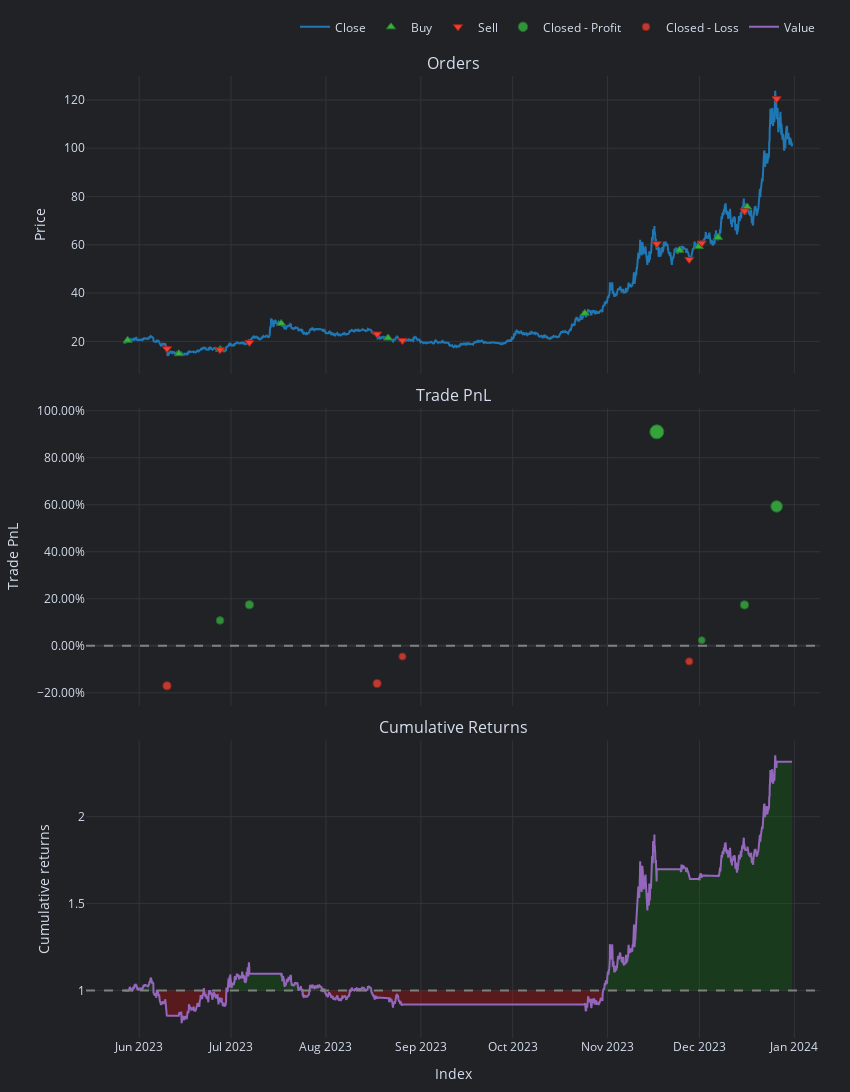

This figure's notebook cell:
### Code cell
pf.plot(settings=dict(bm_returns=False)).show()

### Figure 1 — Plotly figure (JSON) as saved in the notebook; plotly's stock layout.template omitted (floating-point values rounded to 4 significant figures; data arrays with more than 128 entries replaced by an {"elided": "..."} marker saying what was removed)
{"data": [{"legendgroup": "0", "line": {"color": "#1f77b4"}, "mode": "lines", "name": "Close", "showlegend": true, "type": "scatter", "uid": "e4e54278-65a6-4948-bac6-e588c035ed51", "x": {"elided": "5242 str values"}, "xaxis": "x", "y": {"elided": "5242 float values"}, "yaxis": "y"}, {"customdata": [["0", "2023-05-28 06:00:00+00:00", "2023-05-28 06:00:00+00:00", "2023-05-28 06:00:00+00:00", 4.886, 20.47, 0, "Market", "None"], ["2", "2023-06-13 23:00:00+00:00", "2023-06-13 23:00:00+00:00", "2023-06-13 23:00:00+00:00", 6.705, 14.91, 0, "Market", "None"], ["4", "2023-06-27 11:00:00+00:00", "2023-06-27 11:00:00+00:00", "2023-06-27 11:00:00+00:00", 5.995, 16.68, 0, "Market", "None"], ["6", "2023-07-17 09:00:00+00:00", "2023-07-17 09:00:00+00:00", "2023-07-17 09:00:00+00:00", 3.645, 27.43, 0, "Market", "None"], ["8", "2023-08-21 07:00:00+00:00", "2023-08-21 07:00:00+00:00", "2023-08-21 07:00:00+00:00", 4.676, 21.38, 0, "Market", "None"], ["10", "2023-10-24 14:00:00+00:00", "2023-10-24 14:00:00+00:00", "2023-10-24 14:00:00+00:00", 3.161, 31.63, 0, "Market", "None"], ["12", "2023-11-24 11:00:00+00:00", "2023-11-24 11:00:00+00:00", "2023-11-24 11:00:00+00:00", 1.73, 57.8, 0, "Market", "None"], ["14", "2023-11-30 19:00:00+00:00", "2023-11-30 19:00:00+00:00", "2023-11-30 19:00:00+00:00", 1.686, 59.31, 0, "Market", "None"], ["16", "2023-12-07 01:00:00+00:00", "2023-12-07 01:00:00+00:00", "2023-12-07 01:00:00+00:00", 1.585, 63.1, 0, "Market", "None"], ["18", "2023-12-16 14:00:00+00:00", "2023-12-16 14:00:00+00:00", "2023-12-16 14:00:00+00:00", 1.322, 75.67, 0, "Market", "None"]], "hovertemplate": "<br>Order Id: %{customdata[0]}\n<br>Signal Index: %{customdata[1]}\n<br>Creation Index: %{customdata[2]}\n<br>Fill Index: %{customdata[3]}\n<br>Size: %{customdata[4]:,}\n<br>Price: %{customdata[5]:,}\n<br>Fees: %{customdata[6]:,}\n<br>Type: %{customdata[7]}\n<br>Stop Type: %{customdata[8]}", "marker": {"color": "#37B13F", "line": {"color": "rgb(38,123,44)", "width": 1}, "size": 8, "symbol": "triangle-up"}, "mode": "markers", "name": "Buy", "type": "scatter", "uid": "d598b219-dd63-47fa-8c95-bbbe32578f9e", "x": ["2023-05-28T06:00:00+00:00", "2023-06-13T23:00:00+00:00", "2023-06-27T11:00:00+00:00", "2023-07-17T09:00:00+00:00", "2023-08-21T07:00:00+00:00", "2023-10-24T14:00:00+00:00", "2023-11-24T11:00:00+00:00", "2023-11-30T19:00:00+00:00", "2023-12-07T01:00:00+00:00", "2023-12-16T14:00:00+00:00"], "xaxis": "x", "y": [20.47, 14.91, 16.68, 27.43, 21.38, 31.63, 57.8, 59.31, 63.1, 75.67], "yaxis": "y"}, {"customdata": [["1", "2023-06-10 02:00:00+00:00", "2023-06-10 02:00:00+00:00", "2023-06-10 02:00:00+00:00", 4.886, 16.98, 0, "Market", "None"], ["3", "2023-06-27 10:00:00+00:00", "2023-06-27 10:00:00+00:00", "2023-06-27 10:00:00+00:00", 6.705, 16.52, 0, "Market", "None"], ["5", "2023-07-07 00:00:00+00:00", "2023-07-07 00:00:00+00:00", "2023-07-07 00:00:00+00:00", 5.995, 19.59, 0, "Market", "None"], ["7", "2023-08-17 17:00:00+00:00", "2023-08-17 17:00:00+00:00", "2023-08-17 17:00:00+00:00", 3.645, 23.03, 0, "Market", "None"], ["9", "2023-08-26 00:00:00+00:00", "2023-08-26 00:00:00+00:00", "2023-08-26 00:00:00+00:00", 4.676, 20.41, 0, "Market", "None"], ["11", "2023-11-17 02:00:00+00:00", "2023-11-17 02:00:00+00:00", "2023-11-17 02:00:00+00:00", 3.161, 60.42, 0, "Market", "None"], ["13", "2023-11-27 16:00:00+00:00", "2023-11-27 16:00:00+00:00", "2023-11-27 16:00:00+00:00", 1.73, 53.96, 0, "Market", "None"], ["15", "2023-12-01 18:00:00+00:00", "2023-12-01 18:00:00+00:00", "2023-12-01 18:00:00+00:00", 1.686, 60.74, 0, "Market", "None"], ["17", "2023-12-15 17:00:00+00:00", "2023-12-15 17:00:00+00:00", "2023-12-15 17:00:00+00:00", 1.585, 74.06, 0, "Market", "None"], ["19", "2023-12-26 05:00:00+00:00", "2023-12-26 05:00:00+00:00", "2023-12-26 05:00:00+00:00", 1.322, 120.5, 0, "Market", "None"]], "hovertemplate": "<br>Order Id: %{customdata[0]}\n<br>Signal Index: %{customdata[1]}\n<br>Creation Index: %{customdata[2]}\n<br>Fill Index: %{customdata[3]}\n<br>Size: %{customdata[4]:,}\n<br>Price: %{customdata[5]:,}\n<br>Fees: %{customdata[6]:,}\n<br>Type: %{customdata[7]}\n<br>Stop Type: %{customdata[8]}", "marker": {"color": "#EA4335", "line": {"color": "rgb(181,31,18)", "width": 1}, "size": 8, "symbol": "triangle-down"}, "mode": "markers", "name": "Sell", "type": "scatter", "uid": "420e6d7b-1cc5-401c-933b-abc6c096ecb0", "x": ["2023-06-10T02:00:00+00:00", "2023-06-27T10:00:00+00:00", "2023-07-07T00:00:00+00:00", "2023-08-17T17:00:00+00:00", "2023-08-26T00:00:00+00:00", "2023-11-17T02:00:00+00:00", "2023-11-27T16:00:00+00:00", "2023-12-01T18:00:00+00:00", "2023-12-15T17:00:00+00:00", "2023-12-26T05:00:00+00:00"], "xaxis": "x", "y": [16.98, 16.52, 19.59, 23.03, 20.41, 60.42, 53.96, 60.74, 74.06, 120.5], "yaxis": "y"}, {"customdata": [["1", "1", "2023-06-27 10:00:00+00:00", 10.79, 0.1079], ["2", "2", "2023-07-07 00:00:00+00:00", 17.45, 0.1745], ["5", "5", "2023-11-17 02:00:00+00:00", 91.0, 0.91], ["7", "7", "2023-12-01 18:00:00+00:00", 2.401, 0.02401], ["8", "8", "2023-12-15 17:00:00+00:00", 17.38, 0.1738], ["9", "9", "2023-12-26 05:00:00+00:00", 59.29, 0.5929]], "hovertemplate": "<br>Exit Trade Id: %{customdata[0]}\n<br>Position Id: %{customdata[1]}\n<br>Exit Index: %{customdata[2]}\n<br>PnL: %{customdata[3]:,}\n<br>Return: %{customdata[4]:,%}", "marker": {"color": "#37B13F", "line": {"color": "rgb(38,123,44)", "width": 1}, "opacity": [0.7642, 0.7755, 0.9, 0.75, 0.7754, 0.8463], "size": [7.663, 8.189, 14, 7, 8.184, 11.49], "symbol": "circle"}, "mode": "markers", "name": "Closed - Profit", "type": "scatter", "uid": "5a53de58-0a6c-4495-8881-8596dce403dc", "x": ["2023-06-27T10:00:00+00:00", "2023-07-07T00:00:00+00:00", "2023-11-17T02:00:00+00:00", "2023-12-01T18:00:00+00:00", "2023-12-15T17:00:00+00:00", "2023-12-26T05:00:00+00:00"], "xaxis": "x2", "y": [0.1079, 0.1745, 0.91, 0.02401, 0.1738, 0.5929], "yaxis": "y2"}, {"customdata": [["0", "0", "2023-06-10 02:00:00+00:00", -17.01, -0.1701], ["3", "3", "2023-08-17 17:00:00+00:00", -16.04, -0.1604], ["4", "4", "2023-08-26 00:00:00+00:00", -4.559, -0.04559], ["6", "6", "2023-11-27 16:00:00+00:00", -6.648, -0.06648]], "hovertemplate": "<br>Exit Trade Id: %{customdata[0]}\n<br>Position Id: %{customdata[1]}\n<br>Exit Index: %{customdata[2]}\n<br>PnL: %{customdata[3]:,}\n<br>Return: %{customdata[4]:,%}", "marker": {"color": "#EA4335", "line": {"color": "rgb(181,31,18)", "width": 1}, "opacity": [0.7747, 0.7731, 0.7537, 0.7572], "size": [8.154, 8.078, 7.171, 7.336], "symbol": "circle"}, "mode": "markers", "name": "Closed - Loss", "type": "scatter", "uid": "a953674f-c21e-4386-a25a-8ad083920dd1", "x": ["2023-06-10T02:00:00+00:00", "2023-08-17T17:00:00+00:00", "2023-08-26T00:00:00+00:00", "2023-11-27T16:00:00+00:00"], "xaxis": "x2", "y": [-0.1701, -0.1604, -0.04559, -0.06648], "yaxis": "y2"}, {"hoverinfo": "skip", "line": {"color": "rgba(0, 0, 0, 0)", "width": 0}, "mode": "lines", "opacity": 0, "showlegend": false, "type": "scatter", "uid": "fb45a338-b357-49fa-ac00-1a15c66a3074", "x": {"elided": "5242 str values"}, "xaxis": "x3", "y": {"elided": "5242 int values"}, "yaxis": "y3"}, {"connectgaps": false, "fill": "tonexty", "fillcolor": "rgba(0, 128, 0, 0.25)", "hoverinfo": "skip", "line": {"color": "rgba(0, 0, 0, 0)", "width": 0}, "mode": "lines", "opacity": 0, "showlegend": false, "type": "scatter", "uid": "de9a8a2b-b193-4261-891b-5257e26dcac9", "x": {"elided": "5242 str values"}, "xaxis": "x3", "y": {"elided": "5242 float values"}, "yaxis": "y3"}, {"hoverinfo": "skip", "line": {"color": "rgba(0, 0, 0, 0)", "width": 0}, "mode": "lines", "opacity": 0, "showlegend": false, "type": "scatter", "uid": "f3476659-cde3-4a3e-9544-8e48926caf65", "x": {"elided": "5242 str values"}, "xaxis": "x3", "y": {"elided": "5242 int values"}, "yaxis": "y3"}, {"connectgaps": false, "fill": "tonexty", "fillcolor": "rgba(255, 0, 0, 0.25)", "hoverinfo": "skip", "line": {"color": "rgba(0, 0, 0, 0)", "width": 0}, "mode": "lines", "opacity": 0, "showlegend": false, "type": "scatter", "uid": "cb0d8fd1-882b-4299-afa6-6a409e6a66f2", "x": {"elided": "5242 str values"}, "xaxis": "x3", "y": {"elided": "5242 float values"}, "yaxis": "y3"}, {"legendgroup": "1", "line": {"color": "#9467bd"}, "mode": "lines", "name": "Value", "showlegend": true, "type": "scatter", "uid": "2cb354ec-0e5d-4feb-ab05-ea69eefdf252", "x": {"elided": "5242 str values"}, "xaxis": "x3", "y": {"elided": "5242 float values"}, "yaxis": "y3"}, {"hoverinfo": "skip", "line": {"color": "rgba(0, 0, 0, 0)", "width": 0}, "mode": "lines", "opacity": 0, "showlegend": false, "type": "scatter", "uid": "e52a973e-b6cb-4bf9-b563-5e37199fe6e2", "x": {"elided": "5242 str values"}, "xaxis": "x3", "y": {"elided": "5242 int values"}, "yaxis": "y3"}], "layout": {"annotations": [{"font": {"size": 16}, "showarrow": false, "text": "Orders", "x": 0.5, "xanchor": "center", "xref": "paper", "y": 1, "yanchor": "bottom", "yref": "paper"}, {"font": {"size": 16}, "showarrow": false, "text": "Trade PnL", "x": 0.5, "xanchor": "center", "xref": "paper", "y": 0.6547, "yanchor": "bottom", "yref": "paper"}, {"font": {"size": 16}, "showarrow": false, "text": "Cumulative Returns", "x": 0.5, "xanchor": "center", "xref": "paper", "y": 0.3093, "yanchor": "bottom", "yref": "paper"}], "height": 1110, "legend": {"orientation": "h", "traceorder": "normal", "x": 1, "xanchor": "right", "y": 1.036, "yanchor": "bottom"}, "margin": {"b": 30, "l": 30, "r": 30, "t": 30}, "shapes": [{"line": {"color": "gray", "dash": "dash"}, "type": "line", "x0": 0, "x1": 1, "xref": "paper", "y0": 0, "y1": 0, "yref": "y2"}, {"line": {"color": "gray", "dash": "dash"}, "type": "line", "x0": 0, "x1": 1, "xref": "paper", "y0": 1, "y1": 1, "yref": "y3"}], "showlegend": true, "width": 850, "xaxis": {"anchor": "y", "domain": [0, 1], "matches": "x3", "showticklabels": false}, "xaxis2": {"anchor": "y2", "domain": [0, 1], "matches": "x3", "showticklabels": false}, "xaxis3": {"anchor": "y3", "domain": [0, 1], "title": {"text": "Index"}}, "yaxis": {"anchor": "x", "domain": [0.6907, 1], "title": {"text": "Price"}}, "yaxis2": {"anchor": "x2", "domain": [0.3453, 0.6547], "tickformat": ".2%", "title": {"text": "Trade PnL"}}, "yaxis3": {"anchor": "x3", "domain": [0, 0.3093], "title": {"text": "Cumulative returns"}}}}
